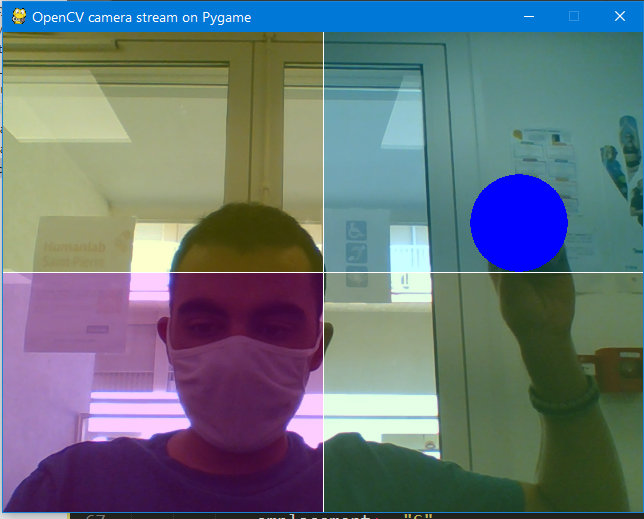
#> input picture Prototype Python OpenCV Tracking/imagePremierPrototypeOpenCV-PyGame.png, 644 x 519 px, given in place of the camera
$ python mutipleColorTracking_Original.py
#> lines starting #> are read from the running program, lines starting #| are printed output that depends on the picture; after the words box and inside, x2 and y2 are one past the last pixel; in counts of white or black regions, pixels touching at a corner belong together
import numpy as np
import cv2


# Capturing video through webcam
webcam = cv2.VideoCapture(0)
global imageFrame
def detecRed():
    global imageFrame
     # Creating contour to track red color
    contours, hierarchy = cv2.findContours(red_mask,
                                           cv2.RETR_TREE,
                                           cv2.CHAIN_APPROX_SIMPLE)
    # print(contours)

    for pic, contour in enumerate(contours):
        area = cv2.contourArea(contour)
        if(area > 300):
            x, y, w, h = cv2.boundingRect(contour)
            imageFrame = cv2.rectangle(imageFrame, (x, y),
                                       (x + w, y + h),
                                       (0, 0, 255), 2)
            text = str(x)+","+str(y)
            cv2.putText(imageFrame, text , (x, y),
                        cv2.FONT_HERSHEY_SIMPLEX, 1.0,
                        (0, 0, 255))
def detecGreen():
    global imageFrame
    contours, hierarchy = cv2.findContours(green_mask,
                                           cv2.RETR_TREE,
                                           cv2.CHAIN_APPROX_SIMPLE)

    for pic, contour in enumerate(contours):
        area = cv2.contourArea(contour)
        if(area > 300):
            x, y, w, h = cv2.boundingRect(contour)
            imageFrame = cv2.rectangle(imageFrame, (x, y),
                                       (x + w, y + h),
                                       (0, 255, 0), 2)
            text = str(x)+","+str(y)
            cv2.putText(imageFrame, text, (x, y),
                        cv2.FONT_HERSHEY_SIMPLEX,
                        1.0, (0, 255, 0))
# Start a while loop
while(1):

    # Reading the video from the
    # webcam in image frames
    ret , imageFrame = webcam.read()
#> imageFrame is the input picture: shape (519, 644, 3); mean B, G, R 120.5, 114.7, 102.6

    imageFrame =cv2.flip(imageFrame,1)
    # Convert the imageFrame in
    # BGR(RGB color space) to
    # HSV(hue-saturation-value)
    # color space
    hsvFrame = cv2.cvtColor(imageFrame, cv2.COLOR_BGR2HSV)
#> hsvFrame: shape (519, 644, 3); mean H, S, V 82.1, 115.3, 140.4

    # Set range for red color and
    # define mask
    red_lower = np.array([164 ,188  ,80], np.uint8)
    red_upper = np.array([255, 255 ,255], np.uint8)
    red_mask = cv2.inRange(hsvFrame, red_lower, red_upper)
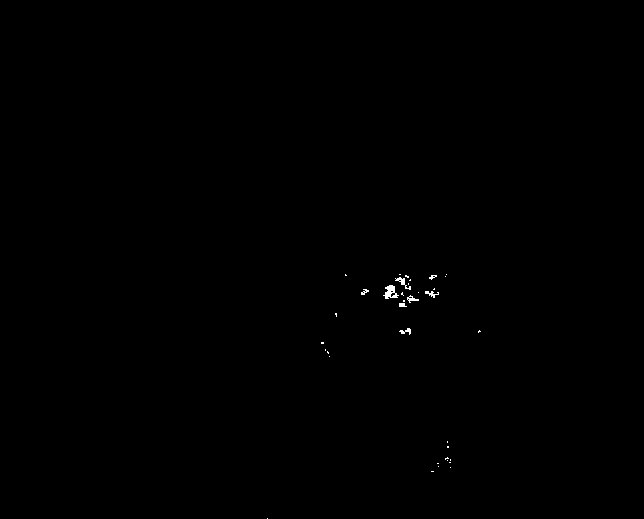
#> red_mask: shape (519, 644); 0.14% white in thin lines or dots, all inside (x1, y1, x2, y2) = (267, 274, 481, 519)

    # Set range for green color and
    # define mask

    green_lower = np.array([ 30, 140 , 40], np.uint8)
    green_upper = np.array([ 50 ,255  ,75], np.uint8)
    green_mask = cv2.inRange(hsvFrame, green_lower, green_upper)
#> green_mask: shape (519, 644); 3.5% white; 141 white regions (116 under 20 px), largest, box (x1, y1, x2, y2) and area: (20, 409, 117, 512) 5373, (55, 273, 133, 406) 2545, (346, 205, 459, 252) 1656

    # # Set range for blue color and
    # # define mask
    # blue_lower = np.array([94, 80, 2], np.uint8)
    # blue_upper = np.array([120, 255, 255], np.uint8)
    # blue_mask = cv2.inRange(hsvFrame, blue_lower, blue_upper)

    # Morphological Transform, Dilation
    # for each color and bitwise_and operator
    # between imageFrame and mask determines
    # to detect only that particular color
    kernal = np.ones((5, 5), "uint8")

    # For red color
    red_mask = cv2.dilate(red_mask, kernal)
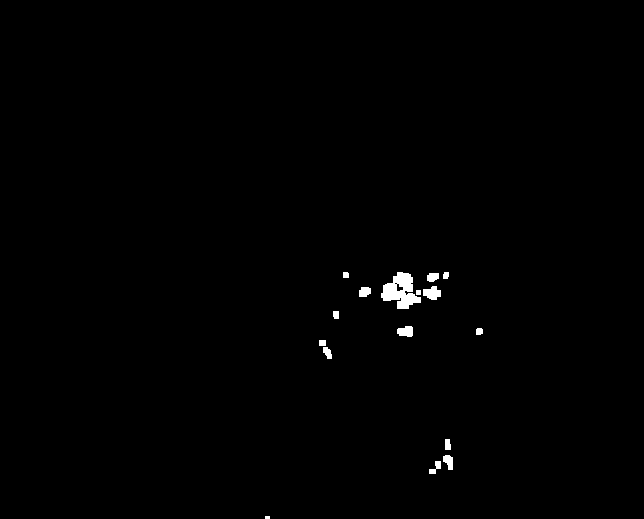
#> red_mask: shape (519, 644); 0.58% white; 16 white regions (1 under 20 px), largest, box (x1, y1, x2, y2) and area: (381, 272, 421, 309) 840, (423, 286, 441, 300) 177, (397, 326, 413, 337) 143
    res_red = cv2.bitwise_and(imageFrame, imageFrame,
                              mask = red_mask)

    # For green color
    green_mask = cv2.dilate(green_mask, kernal)
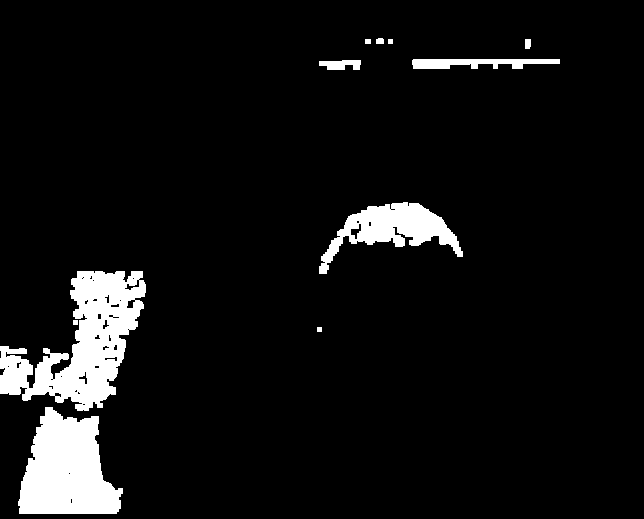
#> green_mask: shape (519, 644); 6.8% white; 11 white regions
    res_green = cv2.bitwise_and(imageFrame, imageFrame,
                                mask = green_mask)
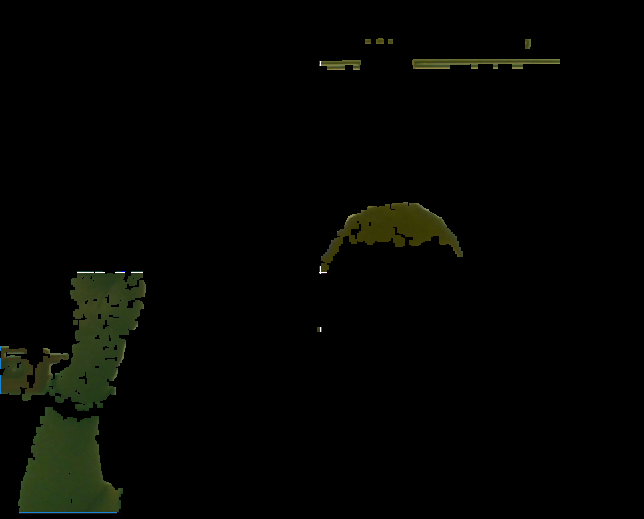
#> res_green: shape (519, 644, 3); mean B, G, R 2, 4.7, 3.7

    # # For blue color
    # blue_mask = cv2.dilate(blue_mask, kernal)
    # res_blue = cv2.bitwise_and(imageFrame, imageFrame,
    #                            mask = blue_mask)

    # # Creating contour to track red color
    # contours, hierarchy = cv2.findContours(red_mask,
    #                                        cv2.RETR_TREE,
    #                                        cv2.CHAIN_APPROX_SIMPLE)
    # # print(contours)
    detecRed()
#> in detecRed, `contours, hierarchy = cv2.findContours(red_mask, cv2.RETR_TREE, cv2.CH..`: contours = 18 contours, 3 with area under 20; largest, box (x1, y1, x2, y2) and area: (381, 272, 421, 309) 786, (423, 286, 441, 300) 150, (397, 326, 413, 337) 120, (443, 455, 453, 470) 87, (359, 287, 371, 297) 83
#> the loop in detecRed, `for pic, contour in enumerate(contours):` made 18 passes
#> (area, x, y, w, h) on pass 15: (786, 381, 272, 40, 37)
#> area on passes 2, 3, 4, 5, 7, 8: 56.5, 87, 45.5, 58, 33.5, 120
#> after the loop in detecRed, `for pic, contour in enumerate(contours):`:
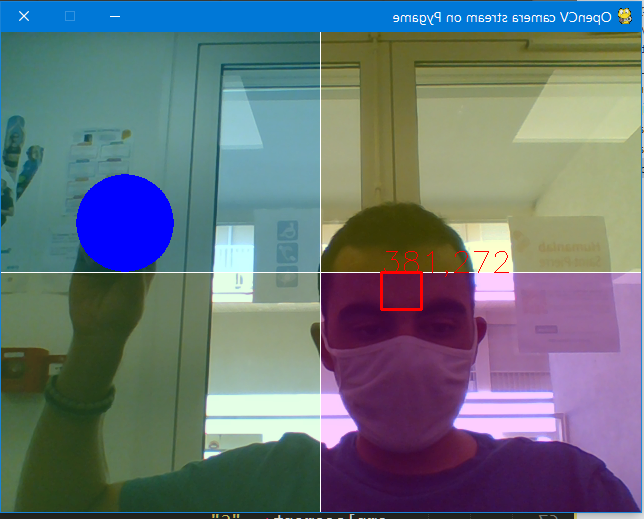
#> imageFrame: shape (519, 644, 3); mean B, G, R 120.3, 114.6, 102.9

    # for pic, contour in enumerate(contours):
    #     area = cv2.contourArea(contour)
    #     if(area > 300):
    #         x, y, w, h = cv2.boundingRect(contour)
    #         imageFrame = cv2.rectangle(imageFrame, (x, y),
    #                                    (x + w, y + h),
    #                                    (0, 0, 255), 2)
    #         text = str(x)+","+str(y)
    #         cv2.putText(imageFrame, text , (x, y),
    #                     cv2.FONT_HERSHEY_SIMPLEX, 1.0,
    #                     (0, 0, 255))
    detecGreen()
#> in detecGreen, `contours, hierarchy = cv2.findContours(green_mask, cv2.RETR_TREE, cv2...`: contours = 50 contours, 30 with area under 20; largest, box (x1, y1, x2, y2) and area: (0, 271, 146, 411) 9541, (18, 407, 123, 514) 7454, (319, 202, 463, 274) 3790, (412, 59, 560, 69) 893, (319, 60, 361, 70) 266
#> the loop in detecGreen, `for pic, contour in enumerate(contours):` made 50 passes
#> (area, x, y, w, h) on passes 1, 6, 40, 46: (7454.5, 18, 407, 105, 107), (9541, 0, 271, 146, 140), (3789.5, 319, 202, 144, 72), (893, 412, 59, 148, 10)
#> area on passes 8, 14, 17, 18, 22, 24: 25, 49, 21, 34.5, 20, 36
#> pass 1, in detecGreen, `imageFrame = cv2.rectangle(imageFrame, (x, y), (x + w, y + h), (0, 255..`:
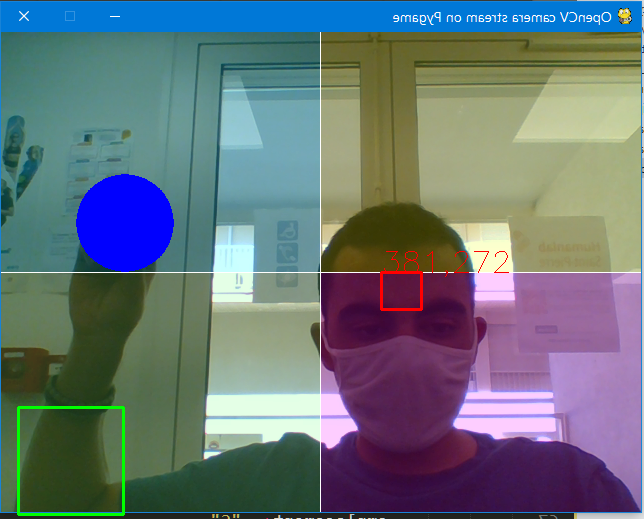
#> imageFrame: shape (519, 644, 3); 0.38% of pixels changed, all inside (x1, y1, x2, y2) = (17, 406, 125, 516)
#> after the loop in detecGreen, `for pic, contour in enumerate(contours):`:
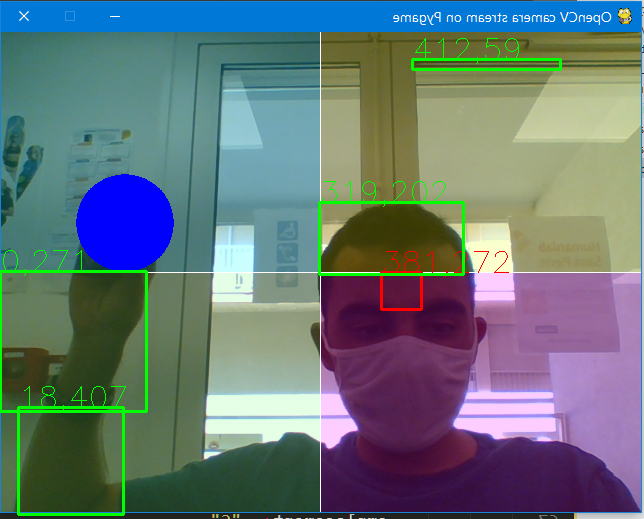
#> imageFrame: shape (519, 644, 3); 1.37% of pixels changed, all inside (x1, y1, x2, y2) = (0, 38, 562, 413)
    # Creating contour to track green color
    # contours, hierarchy = cv2.findContours(green_mask,
    #                                        cv2.RETR_TREE,
    #                                        cv2.CHAIN_APPROX_SIMPLE)

    # for pic, contour in enumerate(contours):
    #     area = cv2.contourArea(contour)
    #     if(area > 300):
    #         x, y, w, h = cv2.boundingRect(contour)
    #         imageFrame = cv2.rectangle(imageFrame, (x, y),
    #                                    (x + w, y + h),
    #                                    (0, 255, 0), 2)
    #         text = str(x)+","+str(y)
    #         cv2.putText(imageFrame, text, (x, y),
    #                     cv2.FONT_HERSHEY_SIMPLEX,
    #                     1.0, (0, 255, 0))

    # # Creating contour to track blue color
    # contours, hierarchy = cv2.findContours(blue_mask,
    #                                        cv2.RETR_TREE,
    #                                        cv2.CHAIN_APPROX_SIMPLE)
    # for pic, contour in enumerate(contours):
    #     area = cv2.contourArea(contour)
    #     if(area > 300):
    #         x, y, w, h = cv2.boundingRect(contour)
    #         imageFrame = cv2.rectangle(imageFrame, (x, y),
    #                                    (x + w, y + h),
    #                                    (255, 0, 0), 2)

    #         cv2.putText(imageFrame, "Blue Colour", (x, y),
    #                     cv2.FONT_HERSHEY_SIMPLEX,
    #                     1.0, (255, 0, 0))

    # Program Termination
    cv2.imshow("Multiple Color Detection in Real-TIme", imageFrame)
    if cv2.waitKey(10) & 0xFF == ord('q'):
#> (key q is pressed here)
        webcam.release()
        cv2.destroyAllWindows()
        break
